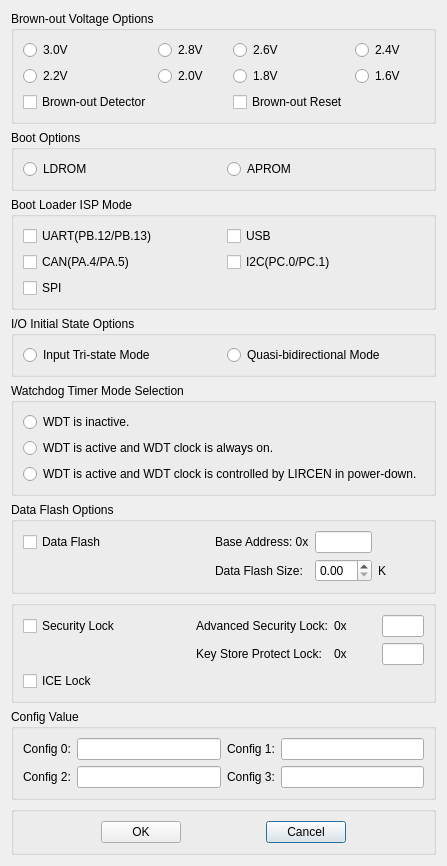
<?xml version="1.0" encoding="UTF-8"?>
<ui version="4.0">
 <class>Dialog</class>
 <widget class="QDialog" name="Dialog">
  <property name="geometry">
   <rect>
    <x>0</x>
    <y>0</y>
    <width>447</width>
    <height>651</height>
   </rect>
  </property>
  <property name="windowTitle">
   <string>Dialog</string>
  </property>
  <layout class="QGridLayout" name="gridLayout_8">
   <item row="0" column="0">
    <layout class="QVBoxLayout" name="verticalLayout" stretch="1,1,0,1,1,1,1,1,1">
     <item>
      <widget class="QGroupBox" name="gridGroupBox_brownout">
       <property name="title">
        <string>Brown-out Voltage Options</string>
       </property>
       <layout class="QGridLayout" name="gridLayout_7">
        <item row="0" column="2">
         <widget class="QRadioButton" name="radioButton_bw_v_2">
          <property name="text">
           <string>2.6V</string>
          </property>
         </widget>
        </item>
        <item row="0" column="1">
         <widget class="QRadioButton" name="radioButton_bw_v_1">
          <property name="text">
           <string>2.8V</string>
          </property>
         </widget>
        </item>
        <item row="0" column="3">
         <widget class="QRadioButton" name="radioButton_bw_v_3">
          <property name="text">
           <string>2.4V</string>
          </property>
         </widget>
        </item>
        <item row="0" column="0">
         <widget class="QRadioButton" name="radioButton_bw_v_0">
          <property name="text">
           <string>3.0V</string>
          </property>
         </widget>
        </item>
        <item row="2" column="2">
         <widget class="QCheckBox" name="checkBox_bw_1">
          <property name="text">
           <string>Brown-out Reset</string>
          </property>
         </widget>
        </item>
        <item row="2" column="0">
         <widget class="QCheckBox" name="checkBox_bw_0">
          <property name="text">
           <string>Brown-out Detector</string>
          </property>
         </widget>
        </item>
        <item row="1" column="0">
         <widget class="QRadioButton" name="radioButton_bw_v_4">
          <property name="text">
           <string>2.2V</string>
          </property>
         </widget>
        </item>
        <item row="1" column="1">
         <widget class="QRadioButton" name="radioButton_bw_v_5">
          <property name="text">
           <string>2.0V</string>
          </property>
         </widget>
        </item>
        <item row="1" column="2">
         <widget class="QRadioButton" name="radioButton_bw_v_6">
          <property name="text">
           <string>1.8V</string>
          </property>
         </widget>
        </item>
        <item row="1" column="3">
         <widget class="QRadioButton" name="radioButton_bw_v_7">
          <property name="text">
           <string>1.6V</string>
          </property>
         </widget>
        </item>
       </layout>
      </widget>
     </item>
     <item>
      <widget class="QGroupBox" name="gridGroupBox_boot">
       <property name="title">
        <string>Boot Options</string>
       </property>
       <layout class="QGridLayout" name="gridLayout_6">
        <item row="0" column="0">
         <widget class="QRadioButton" name="radioButton_bt_0_0">
          <property name="text">
           <string>LDROM</string>
          </property>
         </widget>
        </item>
        <item row="0" column="1">
         <widget class="QRadioButton" name="radioButton_bt_0_1">
          <property name="text">
           <string>APROM</string>
          </property>
         </widget>
        </item>
       </layout>
      </widget>
     </item>
     <item>
      <widget class="QGroupBox" name="gridGroupBox_isp">
       <property name="title">
        <string>Boot Loader ISP Mode</string>
       </property>
       <layout class="QGridLayout" name="gridLayout_11">
        <item row="0" column="1">
         <widget class="QCheckBox" name="checkBox_isp_usb">
          <property name="text">
           <string>USB</string>
          </property>
         </widget>
        </item>
        <item row="1" column="1">
         <widget class="QCheckBox" name="checkBox_isp_i2c">
          <property name="text">
           <string>I2C(PC.0/PC.1)</string>
          </property>
         </widget>
        </item>
        <item row="1" column="0">
         <widget class="QCheckBox" name="checkBox_isp_can">
          <property name="text">
           <string>CAN(PA.4/PA.5)</string>
          </property>
         </widget>
        </item>
        <item row="0" column="0">
         <widget class="QCheckBox" name="checkBox_isp_uart">
          <property name="text">
           <string>UART(PB.12/PB.13)</string>
          </property>
         </widget>
        </item>
        <item row="2" column="0">
         <widget class="QCheckBox" name="checkBox_isp_spi">
          <property name="text">
           <string>SPI</string>
          </property>
         </widget>
        </item>
       </layout>
      </widget>
     </item>
     <item>
      <widget class="QGroupBox" name="gridGroupBox_io_state">
       <property name="title">
        <string>I/O Initial State Options</string>
       </property>
       <layout class="QGridLayout" name="gridLayout_4">
        <item row="0" column="0">
         <widget class="QRadioButton" name="radioButton_io_0">
          <property name="text">
           <string>Input Tri-state Mode</string>
          </property>
         </widget>
        </item>
        <item row="0" column="1">
         <widget class="QRadioButton" name="radioButton_io_1">
          <property name="text">
           <string>Quasi-bidirectional Mode</string>
          </property>
         </widget>
        </item>
       </layout>
      </widget>
     </item>
     <item>
      <widget class="QGroupBox" name="gridGroupBox_wdt">
       <property name="title">
        <string>Watchdog Timer Mode Selection</string>
       </property>
       <layout class="QGridLayout" name="gridLayout_10" rowstretch="1,1,1">
        <item row="0" column="0">
         <widget class="QRadioButton" name="radioButton_wdt_0">
          <property name="text">
           <string>WDT is inactive.</string>
          </property>
         </widget>
        </item>
        <item row="1" column="0">
         <widget class="QRadioButton" name="radioButton_wdt_1">
          <property name="text">
           <string>WDT is active and WDT clock is always on.</string>
          </property>
         </widget>
        </item>
        <item row="2" column="0">
         <widget class="QRadioButton" name="radioButton_wdt_2">
          <property name="text">
           <string>WDT is active and WDT clock is controlled by LIRCEN in power-down.</string>
          </property>
         </widget>
        </item>
       </layout>
      </widget>
     </item>
     <item>
      <widget class="QGroupBox" name="gridGroupBox_data_flash">
       <property name="title">
        <string>Data Flash Options</string>
       </property>
       <layout class="QGridLayout" name="gridLayout_9" rowstretch="1,1" columnstretch="4,2,1,1" rowminimumheight="0,0">
        <item row="1" column="2">
         <widget class="QDoubleSpinBox" name="doubleSpinBox_pagesize"/>
        </item>
        <item row="0" column="1">
         <widget class="QLabel" name="label">
          <property name="text">
           <string>Base Address: 0x</string>
          </property>
         </widget>
        </item>
        <item row="0" column="2">
         <widget class="QLineEdit" name="lineEdit_data_address"/>
        </item>
        <item row="1" column="1">
         <widget class="QLabel" name="label_2">
          <property name="text">
           <string>Data Flash Size:</string>
          </property>
         </widget>
        </item>
        <item row="1" column="3">
         <widget class="QLabel" name="label_3">
          <property name="text">
           <string>K</string>
          </property>
         </widget>
        </item>
        <item row="0" column="0">
         <widget class="QCheckBox" name="checkBox_dataflash">
          <property name="text">
           <string>Data Flash</string>
          </property>
         </widget>
        </item>
       </layout>
      </widget>
     </item>
     <item>
      <widget class="QGroupBox" name="gridGroupBox_misc">
       <layout class="QGridLayout" name="gridLayout_3" columnstretch="4,2,1,1">
        <item row="0" column="2">
         <widget class="QLabel" name="label_6">
          <property name="text">
           <string>0x</string>
          </property>
         </widget>
        </item>
        <item row="0" column="0">
         <widget class="QCheckBox" name="checkBox_security_lock">
          <property name="text">
           <string>Security Lock</string>
          </property>
         </widget>
        </item>
        <item row="0" column="1">
         <widget class="QLabel" name="label_5">
          <property name="text">
           <string>Advanced Security Lock:</string>
          </property>
         </widget>
        </item>
        <item row="0" column="3">
         <widget class="QLineEdit" name="lineEdit_security"/>
        </item>
        <item row="1" column="1">
         <widget class="QLabel" name="label_7">
          <property name="text">
           <string>Key Store Protect Lock:</string>
          </property>
         </widget>
        </item>
        <item row="2" column="0">
         <widget class="QCheckBox" name="checkBox_ice_lock">
          <property name="text">
           <string>ICE Lock</string>
          </property>
         </widget>
        </item>
        <item row="1" column="2">
         <widget class="QLabel" name="label_4">
          <property name="text">
           <string>0x</string>
          </property>
         </widget>
        </item>
        <item row="1" column="3">
         <widget class="QLineEdit" name="lineEdit_protect"/>
        </item>
       </layout>
      </widget>
     </item>
     <item>
      <widget class="QGroupBox" name="gridGroupBox_config">
       <property name="title">
        <string>Config Value</string>
       </property>
       <layout class="QGridLayout" name="gridLayout">
        <item row="1" column="1">
         <widget class="QLineEdit" name="lineEdit_config2"/>
        </item>
        <item row="0" column="0">
         <widget class="QLabel" name="label_config0">
          <property name="text">
           <string>Config 0:</string>
          </property>
         </widget>
        </item>
        <item row="0" column="1">
         <widget class="QLineEdit" name="lineEdit_config0"/>
        </item>
        <item row="0" column="3">
         <widget class="QLineEdit" name="lineEdit_config1"/>
        </item>
        <item row="0" column="2">
         <widget class="QLabel" name="label_config1">
          <property name="text">
           <string>Config 1:</string>
          </property>
         </widget>
        </item>
        <item row="1" column="0">
         <widget class="QLabel" name="label_config2">
          <property name="text">
           <string>Config 2:</string>
          </property>
         </widget>
        </item>
        <item row="1" column="2">
         <widget class="QLabel" name="label_config3">
          <property name="text">
           <string>Config 3:</string>
          </property>
         </widget>
        </item>
        <item row="1" column="3">
         <widget class="QLineEdit" name="lineEdit_config3"/>
        </item>
       </layout>
      </widget>
     </item>
     <item>
      <widget class="QGroupBox" name="gridGroupBox_OK">
       <layout class="QGridLayout" name="gridLayout_2">
        <item row="0" column="2">
         <spacer name="horizontalSpacer">
          <property name="orientation">
           <enum>Qt::Horizontal</enum>
          </property>
          <property name="sizeHint" stdset="0">
           <size>
            <width>40</width>
            <height>20</height>
           </size>
          </property>
         </spacer>
        </item>
        <item row="0" column="3">
         <widget class="QPushButton" name="pushButton_Cancel">
          <property name="text">
           <string>Cancel</string>
          </property>
         </widget>
        </item>
        <item row="0" column="1">
         <widget class="QPushButton" name="pushButton_OK">
          <property name="text">
           <string>OK</string>
          </property>
         </widget>
        </item>
        <item row="0" column="0">
         <spacer name="horizontalSpacer_2">
          <property name="orientation">
           <enum>Qt::Horizontal</enum>
          </property>
          <property name="sizeHint" stdset="0">
           <size>
            <width>40</width>
            <height>20</height>
           </size>
          </property>
         </spacer>
        </item>
        <item row="0" column="4">
         <spacer name="horizontalSpacer_3">
          <property name="orientation">
           <enum>Qt::Horizontal</enum>
          </property>
          <property name="sizeHint" stdset="0">
           <size>
            <width>40</width>
            <height>20</height>
           </size>
          </property>
         </spacer>
        </item>
       </layout>
      </widget>
     </item>
    </layout>
   </item>
  </layout>
 </widget>
 <resources/>
 <connections/>
</ui>
